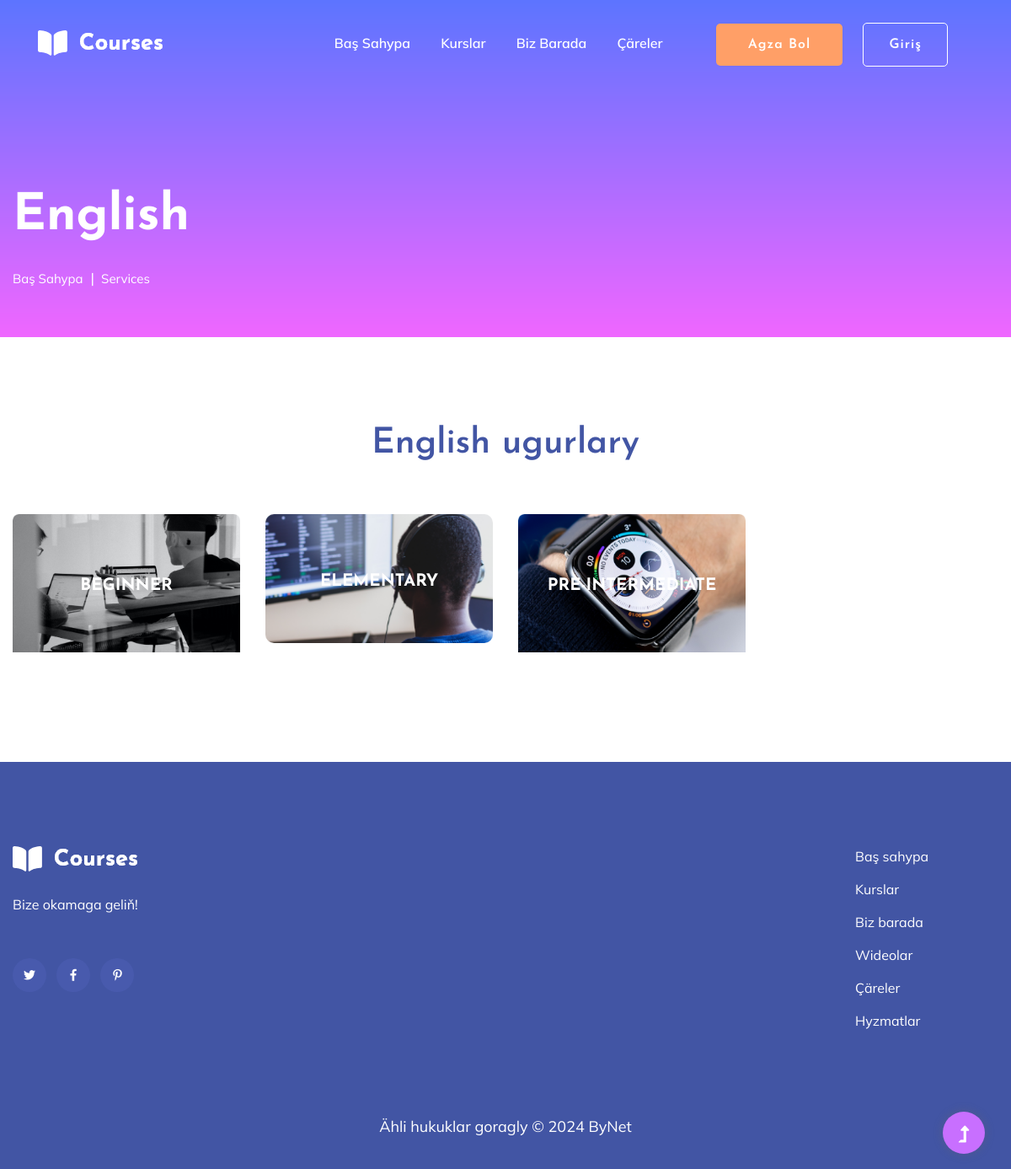
/lesson/english/, run on the app's committed database.
### core/models.py (models this page shows, shortened)
class Lessons(models.Model):
    coursedep = models.ManyToManyField(CourseDep)
    title = models.CharField(max_length=255)
    img = models.ImageField(upload_to='photos/%Y/%m/%d', blank=True)
    slug = models.SlugField(verbose_name='url',)

class CourseDep(models.Model):
    name = models.CharField(max_length=255)
    img = models.ImageField(upload_to='photos/%Y/%m/%d', blank=True)
    content = models.TextField(blank=True)
    slug = models.SlugField(verbose_name='url', )
    def get_absolute_url(self):
        return reverse('view_course', kwargs={'slug': self.slug})

### core/views.py (the view)
# urls.py: path('lesson/<str:slug>/', view_lesson, name='view_lesson'),
def view_lesson(request, slug):
    lesson = Lessons.objects.get(slug=slug)
    course_dep = lesson.coursedep.all()
    return render(request, 'core/view_lesson.html', {"lesson": lesson, 'course_dep': course_dep})

### core/templates/core/view_lesson.html (shortened to what this page needs)
{% extends 'base.html' %}
{% load static %}
{% block content %}
    <section class="slider-area slider-area2">
            <div class="slider-active">
                <div class="single-slider slider-height2">
                    <div class="container">
                        <div class="row">
                            <div class="col-xl-8 col-lg-11 col-md-12">
                                <div class="hero__caption hero__caption2">
                                    <h1 data-animation="bounceIn" data-delay="0.2s">{{ lesson.title }}</h1>
                                    <nav aria-label="breadcrumb">
                                        <ol class="breadcrumb">
                                            <li class="breadcrumb-item"><a href="{% url 'home' %}">Baş sahypa</a></li>
                                            <li class="breadcrumb-item"><a href="#">Services</a></li>
                                        </ol>
                                    </nav>
                                </div>
                            </div>
                        </div>
                    </div>
                </div>
            </div>
        </section>
    <div class="topic-area section-padding40">
            <div class="container">
                <div class="row justify-content-center">
                    <div class="col-xl-7 col-lg-8">
                        <div class="section-tittle text-center mb-55">
                            <h2>{{ lesson.title }} ugurlary</h2>
                        </div>
                    </div>
                </div>
                <div class="row">
                    {% for item in course_dep %}
                    <div class="col-lg-3 col-md-4 col-sm-6">
                        <div class="single-topic text-center mb-30">
                            <div class="topic-img">
                                <img src="{{ item.img.url }}" alt="">
                                <div class="topic-content-box">
                                    <div class="topic-content">
                                        <h3><a href="{{ item.get_absolute_url }}">{{ item.name }}</a></h3>
                                    </div>
                                </div>
                            </div>
                        </div>
                    </div>
                    {% endfor %}
                </div>
            </div>
        </div>
{% endblock %}

### data on the page
Lessons: title "English"
CourseDep: img (picture), name "BEGINNER"
CourseDep: img (picture), name "ELEMENTARY"
CourseDep: img (picture), name "PRE-INTERMEDIATE"
